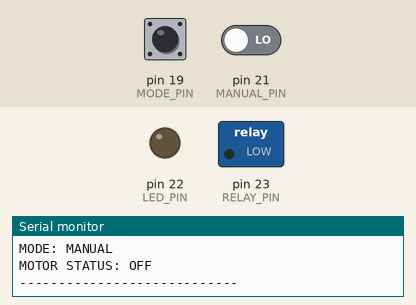
Recording of a sketch running on a simulated Arduino Mega 2560, built with avr-gcc and run on an emulated ATmega2560. Parts: switched loads named in the sketch (green lamp = pin HIGH), output pins drawn as LEDs (lit = HIGH), the last lines printed to the serial monitor. Inputs (shaded band) come from the test bench; at power-on: pin 21 (MANUAL_PIN) LOW, pin 19 (MODE_PIN) HIGH.

Above: at 2.8 s.
2.9 s: pin 21 (MANUAL_PIN) driven HIGH
At 3.9 s:
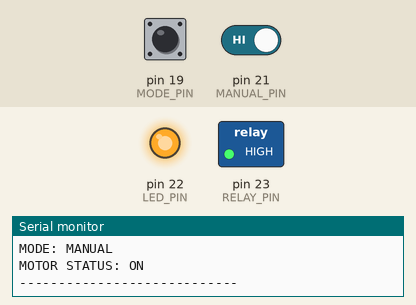
7.2 s: pin 21 (MANUAL_PIN) driven LOW
At 9.0 s:
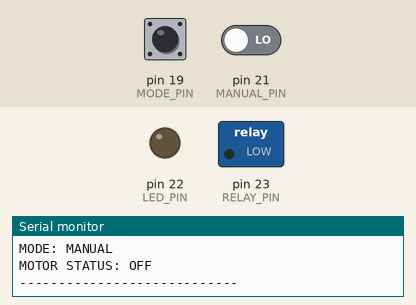
Timing chart, 0 to 10.5 s (numbered marks = the images above; inputs shaded):
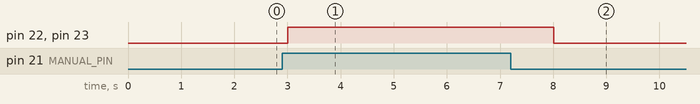

The sketch:

sketch.ino
```cpp
#define TRIG_PIN 5
#define ECHO_PIN 18
#define RELAY_PIN 23
#define MODE_PIN 19
#define MANUAL_PIN 21
#define LED_PIN 22

const float EMPTY_DISTANCE = 100.0;
const float FULL_DISTANCE = 10.0;

const float MOTOR_ON_LEVEL = 20.0;
const float MOTOR_OFF_LEVEL = 90.0;

bool motorState = false;

void setup() {
  Serial.begin(115200);

  pinMode(TRIG_PIN, OUTPUT);
  pinMode(ECHO_PIN, INPUT);
  pinMode(RELAY_PIN, OUTPUT);
  pinMode(MODE_PIN, INPUT);
  pinMode(MANUAL_PIN, INPUT);
  pinMode(LED_PIN, OUTPUT);

  digitalWrite(RELAY_PIN, LOW);
  digitalWrite(LED_PIN, LOW);

  Serial.println("SMART WATER TANK CONTROLLER");
  Serial.println("----------------------------");
}

void loop() {

  int mode = digitalRead(MODE_PIN);

  if (mode == LOW) {

    // AUTOMATIC MODE

    digitalWrite(TRIG_PIN, LOW);
    delayMicroseconds(2);

    digitalWrite(TRIG_PIN, HIGH);
    delayMicroseconds(10);

    digitalWrite(TRIG_PIN, LOW);

    long duration = pulseIn(ECHO_PIN, HIGH, 30000);

    if (duration == 0) {
      motorState = false;
      Serial.println("Sensor Error!");
    }
    else {
      float distance = duration * 0.0343 / 2;

      if (distance < FULL_DISTANCE - 1 ||
          distance > EMPTY_DISTANCE + 2) {

        motorState = false;
        Serial.println("Invalid sensor reading!");
      }
      else {
        float level =
          ((EMPTY_DISTANCE - distance) /
          (EMPTY_DISTANCE - FULL_DISTANCE)) * 100;

        level = constrain(level, 0, 100);

        Serial.print("Water Level: ");
        Serial.print(level);
        Serial.println("%");

        if (level <= MOTOR_ON_LEVEL) {
          motorState = true;
        }
        else if (level >= MOTOR_OFF_LEVEL) {
          motorState = false;
        }
      }
    }

    Serial.println("MODE: AUTO");

  }
  else {

    // MANUAL MODE

    int manualCommand = digitalRead(MANUAL_PIN);

    if (manualCommand == HIGH) {
      motorState = true;
    }
    else {
      motorState = false;
    }

    Serial.println("MODE: MANUAL");
  }

  // OUTPUT CONTROL

  digitalWrite(RELAY_PIN, motorState ? HIGH : LOW);
  digitalWrite(LED_PIN, motorState ? HIGH : LOW);

  Serial.print("MOTOR STATUS: ");
  Serial.println(motorState ? "ON" : "OFF");

  Serial.println("----------------------------");

  delay(1000);
}
```

Measured:
- after the input at 2.9 s, pin 22 (LED_PIN), pin 23 (RELAY_PIN): LOW → HIGH after 0.11 s
- after the input at 7.2 s, pin 22 (LED_PIN), pin 23 (RELAY_PIN): HIGH → LOW after 0.81 s
